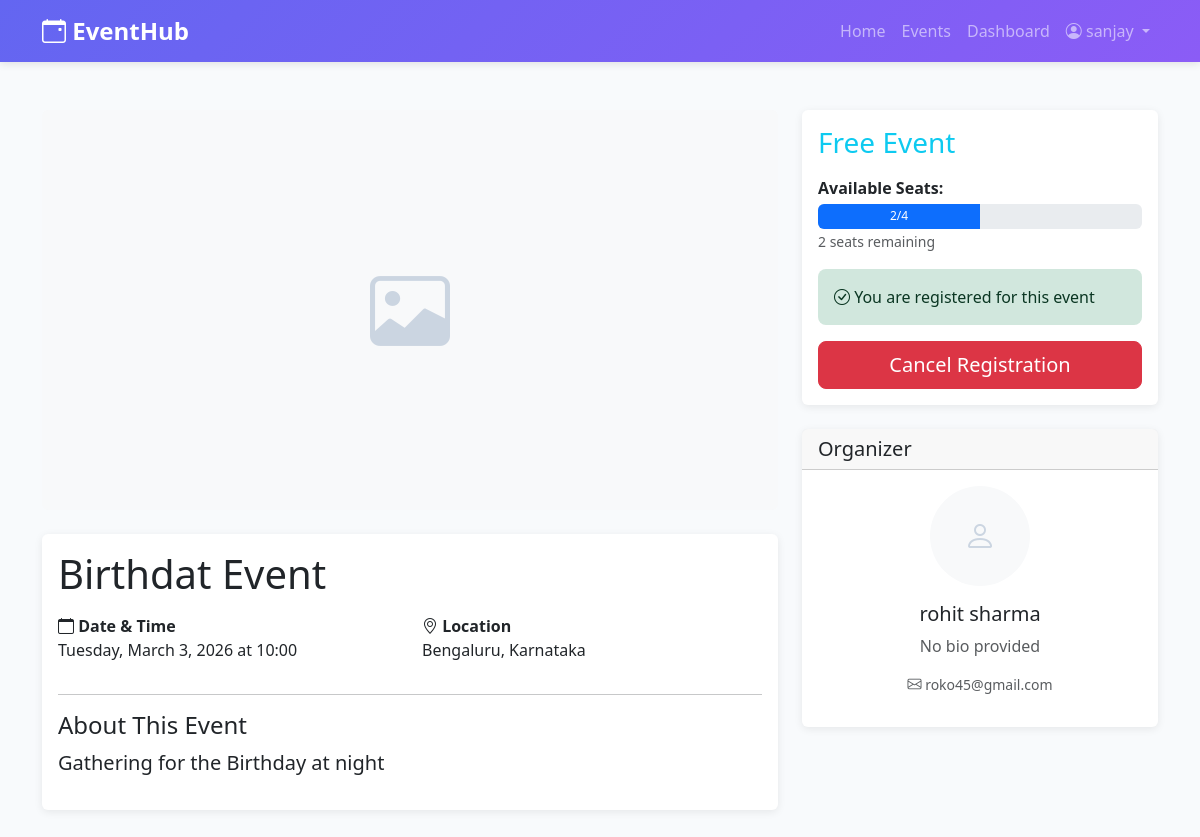
Page /events/1/ (signed in) on the committed database.
### events/models.py (models this page shows, shortened)
class CustomUser(AbstractUser):
    ROLE_CHOICES = (
        ('admin', 'Admin'),
        ('organizer', 'Event Organizer'),
        ('attendee', 'Attendee'),
    )
    role = models.CharField(max_length=20, choices=ROLE_CHOICES, default='attendee')
    bio = models.TextField(blank=True, null=True)
    profile_image = models.ImageField(upload_to='profiles/', blank=True, null=True)
    created_at = models.DateTimeField(auto_now_add=True)
    class Meta:
        ordering = ['-created_at']

class Event(models.Model):
    title = models.CharField(max_length=200)
    description = models.TextField()
    date = models.DateField()
    time = models.TimeField()
    location = models.CharField(max_length=300)
    price = models.DecimalField(max_digits=10, decimal_places=2, default=0.00, validators=[MinValueValidator(0)])
    max_seats = models.IntegerField(validators=[MinValueValidator(1)])
    available_seats = models.IntegerField(validators=[MinValueValidator(0)])
    image = models.ImageField(upload_to='events/', blank=True, null=True)
    created_by = models.ForeignKey(CustomUser, on_delete=models.CASCADE, related_name='organized_events')
    created_at = models.DateTimeField(auto_now_add=True)
    updated_at = models.DateTimeField(auto_now=True)
    class Meta:
        ordering = ['-date', '-time']
        indexes = [
            models.Index(fields=['date', 'time']),
            models.Index(fields=['created_by']),
        ]
    def is_past(self):
        from datetime import datetime
        event_datetime = datetime.combine(self.date, self.time)
        event_datetime_aware = timezone.make_aware(event_datetime)
        return event_datetime_aware < timezone.now()
    def is_full(self):
        return self.available_seats <= 0
    def get_booked_seats(self):
        return self.max_seats - self.available_seats

### events/views.py (the view)
# urls.py: path('events/<int:pk>/', views.event_detail, name='event_detail'),
def event_detail(request, pk):
    event = get_object_or_404(Event, pk=pk)
    is_registered = False
    booking = None
    if request.user.is_authenticated:
        booking = Booking.objects.filter(user=request.user, event=event).first()
        is_registered = booking is not None
    context = {
        'event': event,
        'is_registered': is_registered,
        'booking': booking,
        'organizer': event.created_by,
    }
    return render(request, 'events/event_detail.html', context)

### events/templates/events/event_detail.html (shortened to what this page needs)
{% extends 'base.html' %}
{% block content %}
<div class="container py-5">
    <div class="row">
        <div class="col-lg-8">
            {% if event.image %}
                <img src="{{ event.image.url }}" class="img-fluid rounded mb-4" alt="{{ event.title }}" style="max-height: 400px; object-fit: cover; width: 100%;">
            {% else %}
                <div class="bg-light rounded mb-4 d-flex align-items-center justify-content-center" style="height: 400px;">
                    <i class="bi bi-image" style="font-size: 5rem; color: #cbd5e1;"></i>
                </div>
            {% endif %}
            <div class="card mb-4">
                <div class="card-body">
                    <h1 class="card-title mb-3">{{ event.title }}</h1>
                    <div class="row mb-4">
                        <div class="col-md-6">
                            <p class="mb-2">
                                <strong><i class="bi bi-calendar"></i> Date & Time</strong><br>
                                {{ event.date|date:"l, F j, Y" }} at {{ event.time|time:"H:i" }}
                            </p>
                        </div>
                        <div class="col-md-6">
                            <p class="mb-2">
                                <strong><i class="bi bi-geo-alt"></i> Location</strong><br>
                                {{ event.location }}
                            </p>
                        </div>
                    </div>
                    <hr>
                    <h4>About This Event</h4>
                    <p class="lead">{{ event.description }}</p>
                </div>
            </div>
        </div>
        <div class="col-lg-4">
            <div class="card mb-4">
                <div class="card-body">
                    <div class="mb-3">
                        {% if event.price > 0 %}
                            <h3 class="text-success">${{ event.price }}</h3>
                        {% else %}
                            <h3 class="text-info">Free Event</h3>
                        {% endif %}
                    </div>
                    <div class="mb-3">
                        <p class="mb-1">
                            <strong>Available Seats:</strong>
                        </p>
                        <div class="progress" style="height: 25px;">
                            {% widthratio event.get_booked_seats event.max_seats 100 as percentage %}
                            <div class="progress-bar" role="progressbar" style="width: {{ percentage }}%" aria-valuenow="{{ percentage }}" aria-valuemin="0" aria-valuemax="100">
                                {{ event.get_booked_seats }}/{{ event.max_seats }}
                            </div>
                        </div>
                        <small class="text-muted">{{ event.available_seats }} seats remaining</small>
                    </div>
                    {% if event.is_full %}
                        <div class="alert alert-danger">
                            <i class="bi bi-exclamation-circle"></i> This event is full
                        </div>
                    {% elif event.is_past %}
                        <div class="alert alert-warning">
                            <i class="bi bi-info-circle"></i> This event has already occurred
                        </div>
                    {% else %}
                        {% if user.is_authenticated %}
                            {% if is_registered %}
                                <div class="alert alert-success mb-3">
                                    <i class="bi bi-check-circle"></i> You are registered for this event
                                </div>
                                <form method="post" action="{% url 'cancel_booking' booking.pk %}">
                                    <button type="submit" class="btn btn-danger w-100 btn-lg" onclick="return confirm('Cancel this booking?')">Cancel Registration</button>
                                </form>
                            {% else %}
                                <form method="post" action="{% url 'register_event' event.pk %}">
                                    {% csrf_token %}
                                    <button type="submit" class="btn btn-primary w-100 btn-lg">Register Now</button>
                                </form>
                            {% endif %}
                        {% else %}
                            <a href="{% url 'login' %}" class="btn btn-primary w-100 btn-lg">Login to Register</a>
                        {% endif %}
                    {% endif %}
                </div>
            </div>
            <div class="card">
                <div class="card-header">
                    <h5 class="mb-0">Organizer</h5>
                </div>
                <div class="card-body text-center">
                    {% if organizer.profile_image %}
                        <img src="{{ organizer.profile_image.url }}" class="profile-image mb-3" alt="{{ organizer.get_full_name }}">
                    {% else %}
                        <div class="profile-image mb-3 d-inline-flex align-items-center justify-content-center bg-light">
                            <i class="bi bi-person" style="font-size: 2rem; color: #cbd5e1;"></i>
                        </div>
                    {% endif %}
                    <h5>{{ organizer.get_full_name|default:organizer.username }}</h5>
                    <p class="text-muted">{{ organizer.bio|default:"No bio provided" }}</p>
                    <p class="text-muted small">
                        <i class="bi bi-envelope"></i> {{ organizer.email }}
                    </p>
                </div>
            </div>
        </div>
    </div>
</div>
{% endblock %}

### events/templates/base.html (shortened to what this page needs)
<!DOCTYPE html>
<html lang="en">
<head>
    <link href="https://cdn.jsdelivr.net/npm/bootstrap@5.3.0/dist/css/bootstrap.min.css" rel="stylesheet">
    <link rel="stylesheet" href="https://cdn.jsdelivr.net/npm/bootstrap-icons@1.11.0/font/bootstrap-icons.css">
</head>
<body>
    <nav class="navbar navbar-expand-lg navbar-dark sticky-top">
        <div class="container">
            <a class="navbar-brand" href="{% url 'home' %}">
                <i class="bi bi-calendar-event"></i> EventHub
            </a>
            <div class="collapse navbar-collapse" id="navbarNav">
                <ul class="navbar-nav ms-auto">
                    <li class="nav-item">
                        <a class="nav-link" href="{% url 'home' %}">Home</a>
                    </li>
                    <li class="nav-item">
                        <a class="nav-link" href="{% url 'event_list' %}">Events</a>
                    </li>
                    {% if user.is_authenticated %}
                        <li class="nav-item">
                            <a class="nav-link" href="{% url 'dashboard' %}">Dashboard</a>
                        </li>
                        <li class="nav-item dropdown">
                            <a class="nav-link dropdown-toggle" href="#" id="userDropdown" role="button" data-bs-toggle="dropdown">
                                <i class="bi bi-person-circle"></i> {{ user.username }}
                            </a>
                        </li>
                    {% endif %}
                </ul>
            </div>
        </div>
    </nav>
    <main>
        {% block content %}{% endblock %}
    </main>
</body>
</html>

### events/templates/base.html (style rules this page uses)
:root { --primary-color: #6366f1; --secondary-color: #8b5cf6; --success-color: #10b981; --danger-color: #ef4444; }
body { background-color: #f8fafc; font-family: 'Segoe UI', Tahoma, Geneva, Verdana, sans-serif; }
.navbar { background: linear-gradient(135deg, var(--primary-color) 0%, var(--secondary-color) 100%); box-shadow: 0 2px 8px rgba(0,0,0,0.1); }
.navbar-brand { font-weight: 700; font-size: 1.5rem; }
.card { border: none; box-shadow: 0 2px 8px rgba(0,0,0,0.08); transition: transform 0.3s ease, box-shadow 0.3s ease; }
.alert { border: none; border-radius: 0.5rem; }
.profile-image { width: 100px; height: 100px; object-fit: cover; border-radius: 50%; }

### rows in the picture
CustomUser: username "sanjay"
Event: title "Birthdat Event", date "Tuesday, March 3, 2026", time "10:00", location "Bengaluru, Karnataka", description "Gathering for the Birthday at night", get_booked_seats "2", max_seats "4", available_seats "2"
CustomUser: get_full_name "rohit sharma", bio "No bio provided", email "roko45@gmail.com"
